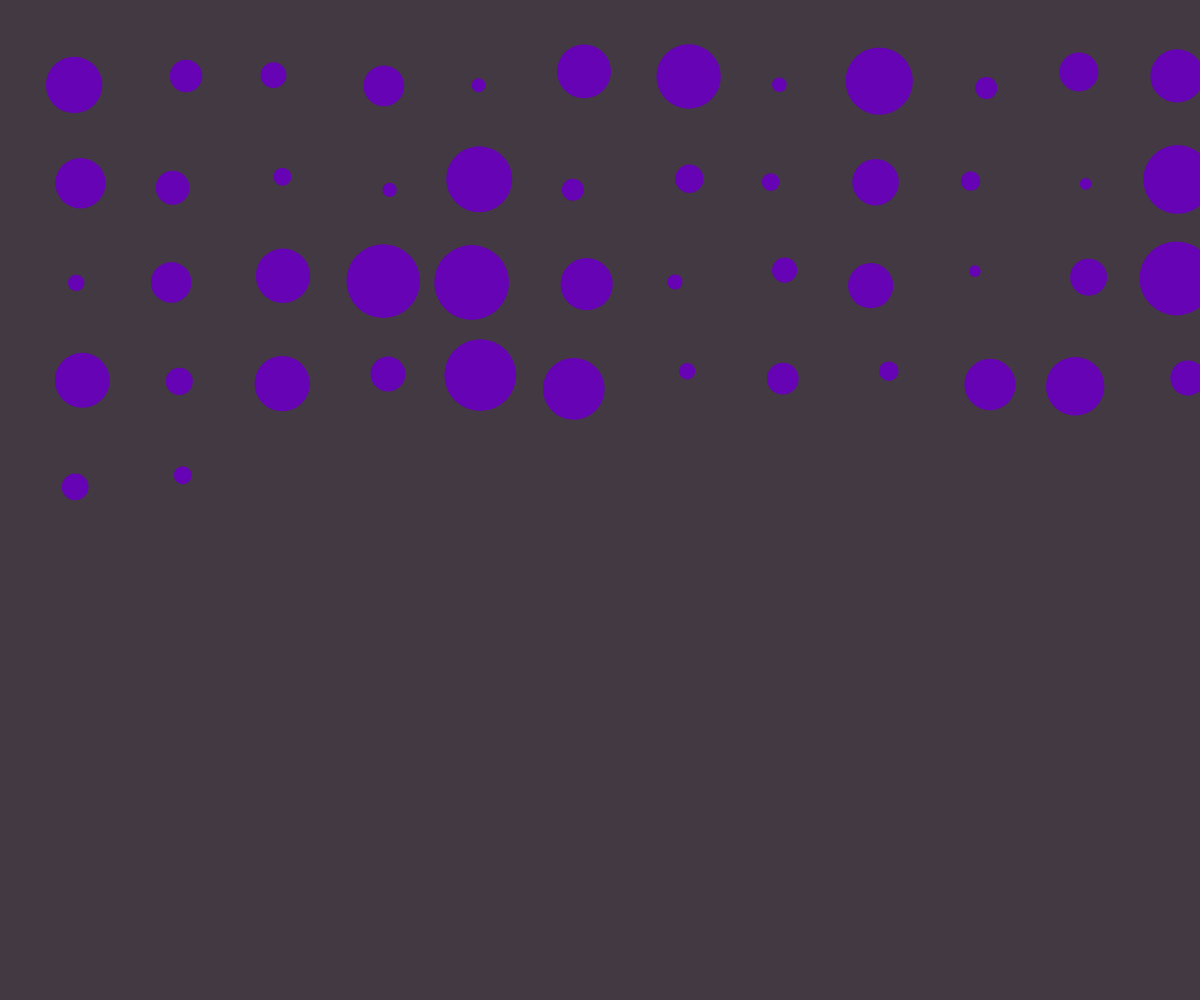
Frame 1 (no input)
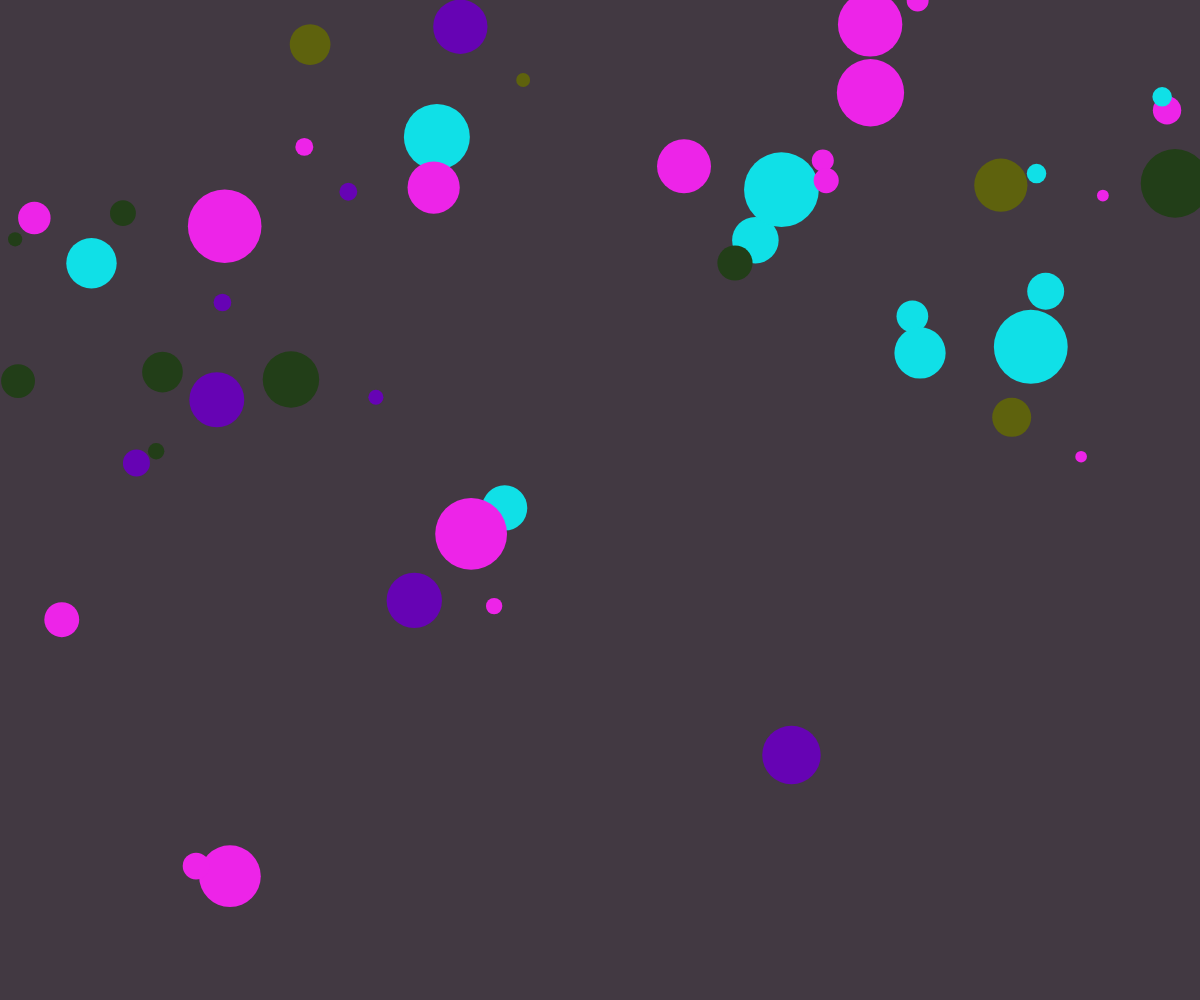
Frame 60 (no input)
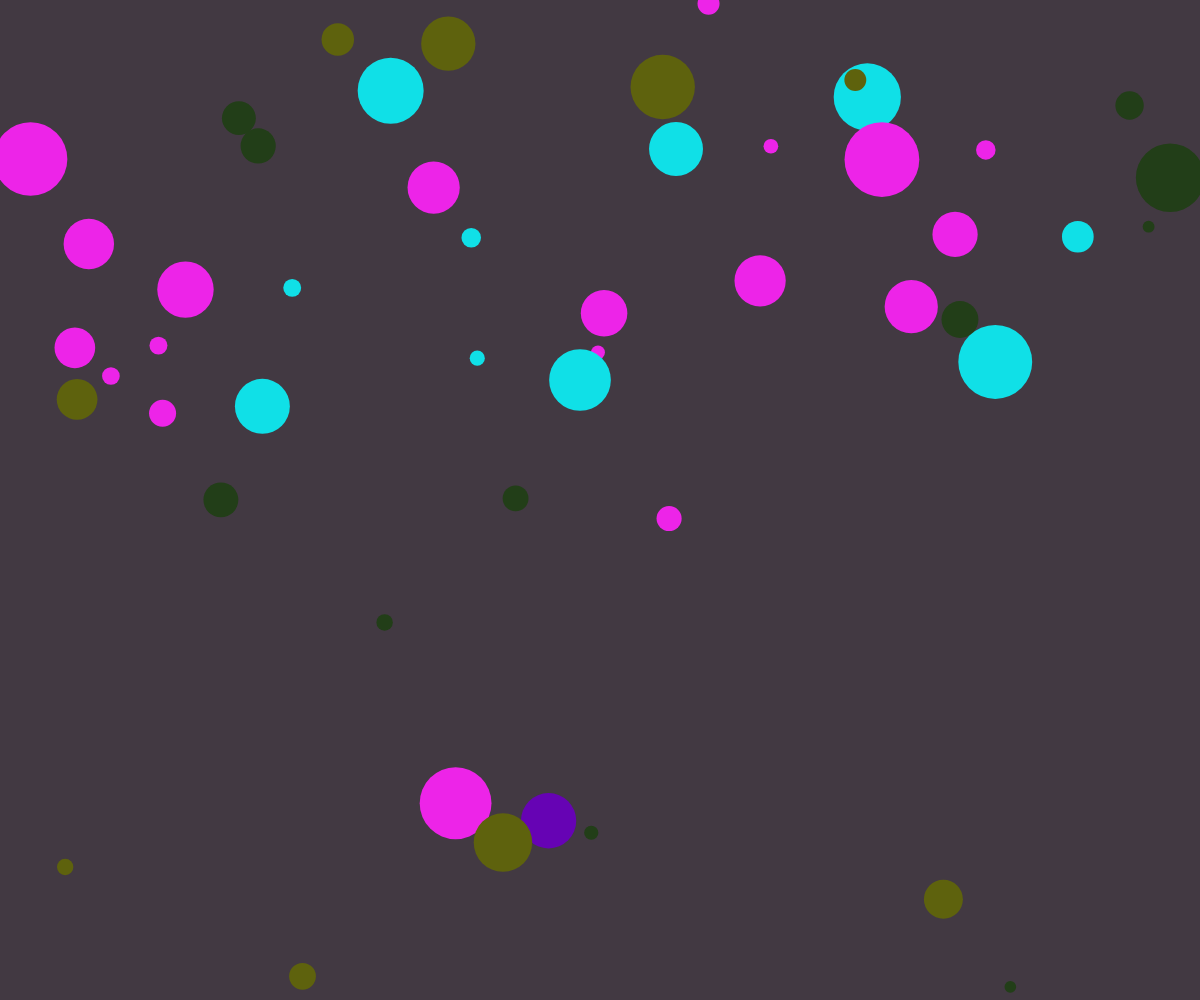
Frame 120 (the mouse pressed at the canvas centre since frame 60)

The p5.js sketch that drew these frames (run headless with seeded random() and noise() and a simulated clock; from frame 60 on, the mouse is pressed at the canvas centre):

// p5.js sketch
// ── sketch.js
// Bouncing Balls
// Week 12


// create a variable for the ball object
let balls = [];
const numOfBalls = 50;

function setup() {
// createCanvas(windowWidth, windowHeight);
    createCanvas(windowWidth, windowHeight);

// create a new ball object of class type "Ball"
    let init_x = 80;
    let init_y = 80;
    for (let i = 0; i < numOfBalls; i++) {
        balls.push(new Ball(init_x, init_y));
// move the starting position over
// This is to ensure that the balls do not start
// "on top" of each other
        init_x += 100;
        if (init_x > width) {
            init_x = 80;
            init_y += 100;
        }
    }
}

function draw() {
    background('rgb(66, 57, 66)');

    for (let i = 0; i < balls.length; i++) {
// call the ball's methods
        balls[i].ballCheck(balls, i);
        balls[i].edgeCheck();
        balls[i].move();
        balls[i].display();
    }
}

//////////////////////////////////////////////////
//      BALL CLASS DEFINITION
//////////////////////////////////////////////////
class Ball {
    constructor(x, y, size) {
        this.color = 'rgb(102, 3, 180)';
        this.size = random(10, 75);
        this.rad = this.size / 4;
        this.posX = x;
        this.posY = y;
        this.deltaX = random(-10, 10);
        this.deltaY = random(-10, 10);
    }

    display() {
        push();
// remove the balls outer stroke
        noStroke();
// set the balls fill color
        fill(this.color);
// set the position of the ball
        translate(this.posX, this.posY);
        ellipse(0, 0, this.size);
        pop();
    }

    move() {
        this.posX += this.deltaX;
        this.posY += this.deltaY;
    }

    edgeCheck() {
// check if the ball has hit a vertical wall (left or right walls)
        if (this.posX + this.rad >= width || this.posX - this.rad <= 0) {
            this.deltaX *= -1;
            this.color = 'rgb(34, 62, 24)';
        }
// check if the ball has hit a horizontal wall (top or bottom walls)
        if (this.posY + this.rad >= height || this.posY - this.rad <= 0) {
            this.deltaY *= -1;
            this.color = 'rgb(94, 98, 13)';
        }
    }


    ballCheck(otherBalls, myId) {
// for loop touches each of the balls in the array
      for (let n = 0; n < otherBalls.length; n++) {
// if n != myId, then check for touching
// otherwise, its ME and we need to skip
        if (n != myId) {
        let d = dist(this.posX, this.posY, otherBalls[n].posX, otherBalls[n].posY);
        let combinedR = this.rad + otherBalls[n].rad;

        if (d <= combinedR) {
        this.deltaX *= -1;
        this.deltaY *= -1;

// flip the color
        if( this.color == 'rgb(237, 36, 232)') {
            this.color = 'rgb(16, 224, 231)';
      } else {
            this.color = 'rgb(237, 36, 232)';
                    }
                }
            }
        }
    }
}
